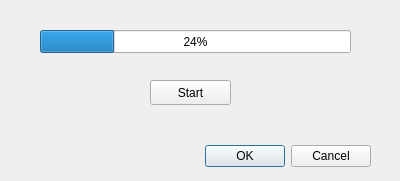
<?xml version="1.0" encoding="UTF-8"?>
<ui version="4.0">
 <class>ProgressDialogBase</class>
 <widget class="QDialog" name="ProgressDialogBase">
  <property name="geometry">
   <rect>
    <x>0</x>
    <y>0</y>
    <width>400</width>
    <height>181</height>
   </rect>
  </property>
  <property name="windowTitle">
   <string>progress</string>
  </property>
  <widget class="QDialogButtonBox" name="button_box">
   <property name="geometry">
    <rect>
     <x>30</x>
     <y>140</y>
     <width>341</width>
     <height>32</height>
    </rect>
   </property>
   <property name="orientation">
    <enum>Qt::Horizontal</enum>
   </property>
   <property name="standardButtons">
    <set>QDialogButtonBox::Cancel|QDialogButtonBox::Ok</set>
   </property>
  </widget>
  <widget class="QProgressBar" name="progressBar">
   <property name="geometry">
    <rect>
     <x>40</x>
     <y>30</y>
     <width>311</width>
     <height>23</height>
    </rect>
   </property>
   <property name="value">
    <number>24</number>
   </property>
  </widget>
  <widget class="QPushButton" name="startButton">
   <property name="geometry">
    <rect>
     <x>150</x>
     <y>80</y>
     <width>81</width>
     <height>25</height>
    </rect>
   </property>
   <property name="text">
    <string>Start</string>
   </property>
  </widget>
 </widget>
 <resources/>
 <connections>
  <connection>
   <sender>button_box</sender>
   <signal>accepted()</signal>
   <receiver>ProgressDialogBase</receiver>
   <slot>accept()</slot>
   <hints>
    <hint type="sourcelabel">
     <x>20</x>
     <y>20</y>
    </hint>
    <hint type="destinationlabel">
     <x>20</x>
     <y>20</y>
    </hint>
   </hints>
  </connection>
  <connection>
   <sender>button_box</sender>
   <signal>rejected()</signal>
   <receiver>ProgressDialogBase</receiver>
   <slot>reject()</slot>
   <hints>
    <hint type="sourcelabel">
     <x>20</x>
     <y>20</y>
    </hint>
    <hint type="destinationlabel">
     <x>20</x>
     <y>20</y>
    </hint>
   </hints>
  </connection>
 </connections>
</ui>
